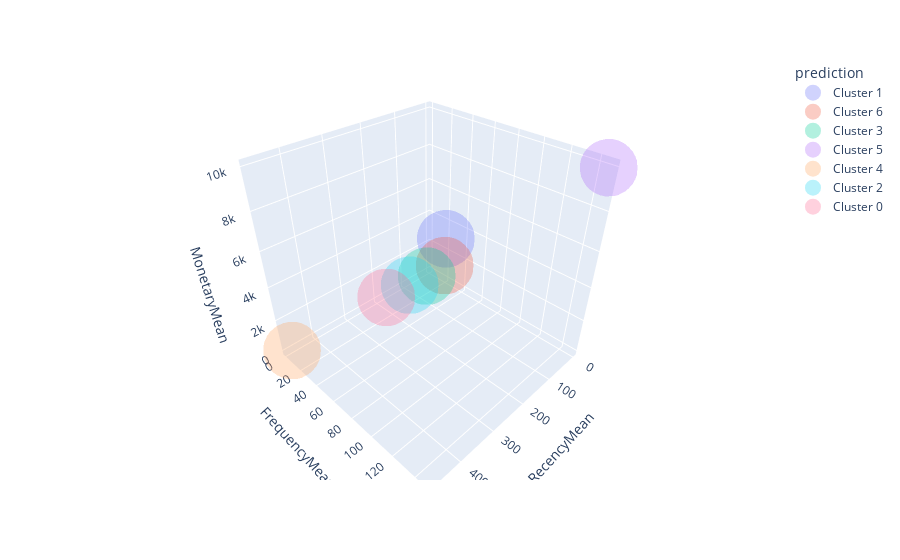

Here is the notebook cell this chart was saved with:
### Code cell
import plotly.express as px

fig = px.scatter_3d(rfm_agg4, x='RecencyMean', y='FrequencyMean', z='MonetaryMean',
                    color = 'prediction', opacity=0.3)
fig.update_traces(marker=dict(size=20),

                  selector=dict(mode='markers'))
fig.show()

### Figure 1 — Plotly figure (JSON) as saved in the notebook; plotly's stock layout.template omitted (floating-point values rounded to 4 significant figures)
{"data": [{"hovertemplate": "prediction=Cluster 1<br>RecencyMean=%{x}<br>FrequencyMean=%{y}<br>MonetaryMean=%{z}<extra></extra>", "legendgroup": "Cluster 1", "marker": {"color": "#636efa", "opacity": 0.3, "size": 20, "symbol": "circle"}, "mode": "markers", "name": "Cluster 1", "scene": "scene", "showlegend": true, "type": "scatter3d", "x": [79.06], "y": [41.94], "z": [4275.0]}, {"hovertemplate": "prediction=Cluster 6<br>RecencyMean=%{x}<br>FrequencyMean=%{y}<br>MonetaryMean=%{z}<extra></extra>", "legendgroup": "Cluster 6", "marker": {"color": "#EF553B", "opacity": 0.3, "size": 20, "symbol": "circle"}, "mode": "markers", "name": "Cluster 6", "scene": "scene", "showlegend": true, "type": "scatter3d", "x": [41.29], "y": [30.22], "z": [1789.0]}, {"hovertemplate": "prediction=Cluster 3<br>RecencyMean=%{x}<br>FrequencyMean=%{y}<br>MonetaryMean=%{z}<extra></extra>", "legendgroup": "Cluster 3", "marker": {"color": "#00cc96", "opacity": 0.3, "size": 20, "symbol": "circle"}, "mode": "markers", "name": "Cluster 3", "scene": "scene", "showlegend": true, "type": "scatter3d", "x": [63.93], "y": [16.0], "z": [797.4]}, {"hovertemplate": "prediction=Cluster 5<br>RecencyMean=%{x}<br>FrequencyMean=%{y}<br>MonetaryMean=%{z}<extra></extra>", "legendgroup": "Cluster 5", "marker": {"color": "#ab63fa", "opacity": 0.3, "size": 20, "symbol": "circle"}, "mode": "markers", "name": "Cluster 5", "scene": "scene", "showlegend": true, "type": "scatter3d", "x": [2], "y": [147.3], "z": [9980.0]}, {"hovertemplate": "prediction=Cluster 4<br>RecencyMean=%{x}<br>FrequencyMean=%{y}<br>MonetaryMean=%{z}<extra></extra>", "legendgroup": "Cluster 4", "marker": {"color": "#FFA15A", "opacity": 0.3, "size": 20, "symbol": "circle"}, "mode": "markers", "name": "Cluster 4", "scene": "scene", "showlegend": true, "type": "scatter3d", "x": [470.1], "y": [1.275], "z": [34.84]}, {"hovertemplate": "prediction=Cluster 2<br>RecencyMean=%{x}<br>FrequencyMean=%{y}<br>MonetaryMean=%{z}<extra></extra>", "legendgroup": "Cluster 2", "marker": {"color": "#19d3f3", "opacity": 0.3, "size": 20, "symbol": "circle"}, "mode": "markers", "name": "Cluster 2", "scene": "scene", "showlegend": true, "type": "scatter3d", "x": [106.8], "y": [8.615], "z": [350.5]}, {"hovertemplate": "prediction=Cluster 0<br>RecencyMean=%{x}<br>FrequencyMean=%{y}<br>MonetaryMean=%{z}<extra></extra>", "legendgroup": "Cluster 0", "marker": {"color": "#FF6692", "opacity": 0.3, "size": 20, "symbol": "circle"}, "mode": "markers", "name": "Cluster 0", "scene": "scene", "showlegend": true, "type": "scatter3d", "x": [180.2], "y": [3.942], "z": [132.8]}], "layout": {"legend": {"title": {"text": "prediction"}, "tracegroupgap": 0}, "margin": {"t": 60}, "scene": {"domain": {"x": [0, 1], "y": [0, 1]}, "xaxis": {"title": {"text": "RecencyMean"}}, "yaxis": {"title": {"text": "FrequencyMean"}}, "zaxis": {"title": {"text": "MonetaryMean"}}}}}
